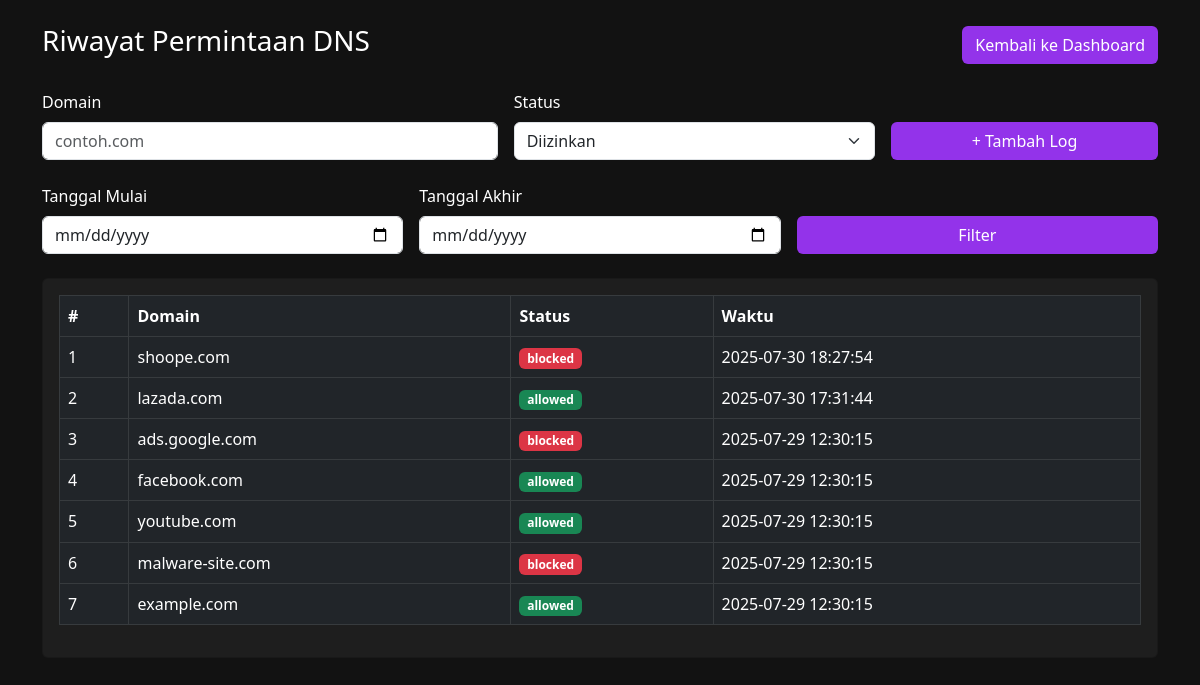
Page /logs.php (signed in) on the committed database.
### tables this page shows
CREATE TABLE `dns_logs` (
  `id` int(11) NOT NULL,
  `domain` varchar(255) NOT NULL,
  `status` enum('allowed','blocked') NOT NULL,
  `timestamp` datetime DEFAULT current_timestamp()
);

### logs.php (the view, shortened to what this page needs)
<?php
include 'config.php';
$filter_query = "";
$start = '';
$end = '';
$query_logs = mysqli_query($conn, "SELECT * FROM dns_logs $filter_query ORDER BY timestamp DESC");
?>
<!DOCTYPE html>
<html lang="id">
<head>
    <link href="https://cdn.jsdelivr.net/npm/bootstrap@5.3.0/dist/css/bootstrap.min.css" rel="stylesheet">
</head>
<body>
<div class="container py-4">
    <div class="d-flex justify-content-between align-items-center mb-4">
        <h3>Riwayat Permintaan DNS</h3>
        <a href="index.php" class="btn btn-purple">Kembali ke Dashboard</a>
    </div>
    <form method="POST" class="row g-3 mb-4">
        <div class="col-md-5">
            <label class="form-label">Domain</label>
            <input type="text" name="domain" class="form-control" placeholder="contoh.com" required>
        </div>
        <div class="col-md-4">
            <label class="form-label">Status</label>
            <select name="status" class="form-select" required>
                <option value="allowed">Diizinkan</option>
            </select>
        </div>
        <div class="col-md-3 d-flex align-items-end">
            <button type="submit" name="submit_log" class="btn btn-purple w-100">+ Tambah Log</button>
        </div>
    </form>
    <form method="GET" class="row g-3 mb-4">
        <div class="col-md-4">
            <label class="form-label">Tanggal Mulai</label>
            <input type="date" class="form-control" name="start_date" value="<?= htmlspecialchars($start) ?>">
        </div>
        <div class="col-md-4">
            <label class="form-label">Tanggal Akhir</label>
            <input type="date" class="form-control" name="end_date" value="<?= htmlspecialchars($end) ?>">
        </div>
        <div class="col-md-4 d-flex align-items-end">
            <button type="submit" class="btn btn-purple w-100">Filter</button>
        </div>
    </form>
    <div class="card p-3">
        <table class="table table-dark table-hover table-bordered">
            <thead>
                <tr>
                    <th>#</th>
                    <th>Domain</th>
                    <th>Status</th>
                    <th>Waktu</th>
                </tr>
            </thead>
            <tbody>
                <?php if (mysqli_num_rows($query_logs) > 0): $no = 1; ?>
                    <?php while ($log = mysqli_fetch_assoc($query_logs)): ?>
                        <tr>
                            <td><?= $no++ ?></td>
                            <td><?= htmlspecialchars($log['domain']) ?></td>
                            <td>
                                <span class="badge <?= $log['status'] === 'blocked' ? 'bg-danger' : 'bg-success' ?>">
                                    <?= $log['status'] ?>
                                </span>
                            </td>
                            <td><?= $log['timestamp'] ?></td>
                        </tr>
                    <?php endwhile; ?>
                <?php else: ?>
                    <tr>
                        <td colspan="4" class="text-center">Tidak ada data ditemukan</td>
                    </tr>
                <?php endif; ?>
            </tbody>
        </table>
    </div>
</div>
</body>
</html>

### logs.php (style rules this page uses)
body { background-color: #121212; color: #fff; }
.card, .table { background-color: #1e1e1e; color: #fff; }
th, td { vertical-align: middle; }
.btn-purple { background-color: #9333ea; color: white; }
a { color: #9333ea; }

### rows in the picture
dns_logs: domain "shoope.com", status "blocked", timestamp "2025-07-30 18:27:54"
dns_logs: domain "lazada.com", status "allowed", timestamp "2025-07-30 17:31:44"
dns_logs: domain "ads.google.com", status "blocked", timestamp "2025-07-29 12:30:15"
dns_logs: domain "facebook.com", status "allowed", timestamp "2025-07-29 12:30:15"
dns_logs: domain "youtube.com", status "allowed", timestamp "2025-07-29 12:30:15"
dns_logs: domain "malware-site.com", status "blocked", timestamp "2025-07-29 12:30:15"
dns_logs: domain "example.com", status "allowed", timestamp "2025-07-29 12:30:15"
